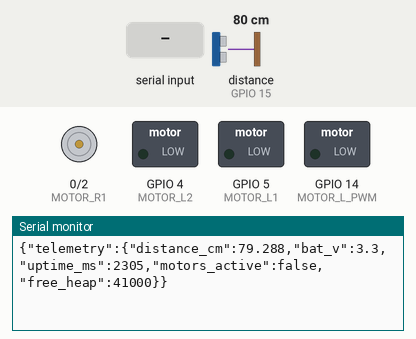
Simulated run of this sketch. Board: ESP32. Parts: motor-driver pin pairs drawn as motors (green arrow = first pin HIGH = forward, orange = second pin HIGH = backward, longer = more drive, scaled by the enable pin), switched loads named in the sketch (green lamp = pin HIGH), the last lines printed to the serial monitor. Wiring (inferred from the names in the program): ultrasonic range finder: trigger GPIO 13; echo GPIO 15. The inputs (shaded band) are chosen by the test bench; at power-on: distance to the obstacle (sensor on GPIO 15) 80 cm. The echo pulse lasts 58.3 µs per cm; pins used as bus, display or sensor lines are not drawn.

Above: at 2.4 s.
2.5 s: "set_speed\n" received over Serial
At 2.64 s:
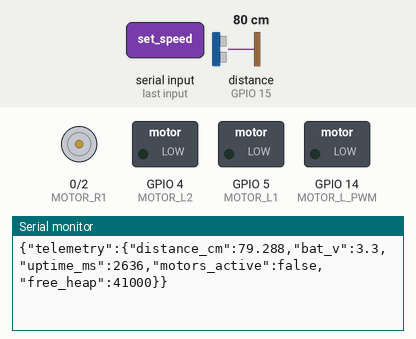
4.0 s: "1\n" received over Serial
At 4.18 s:
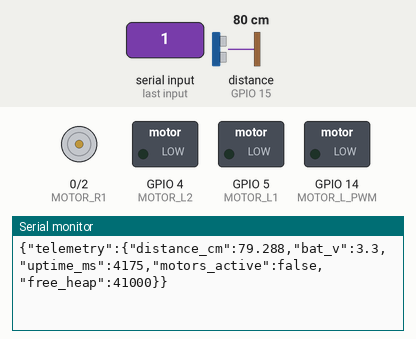
5.5 s: distance to the obstacle (sensor on GPIO 15) set to 250 cm
At 5.61 s:
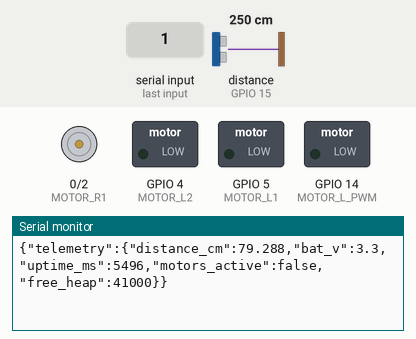
8.5 s: distance to the obstacle (sensor on GPIO 15) set to 97 cm
At 8.61 s:
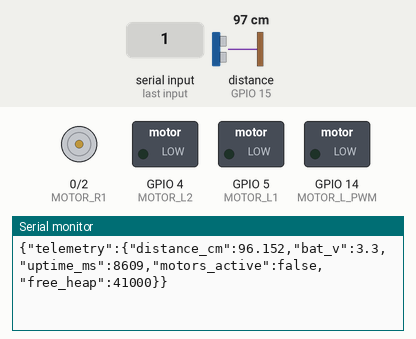
11.5 s: "stop\n" received over Serial
At 11.61 s:
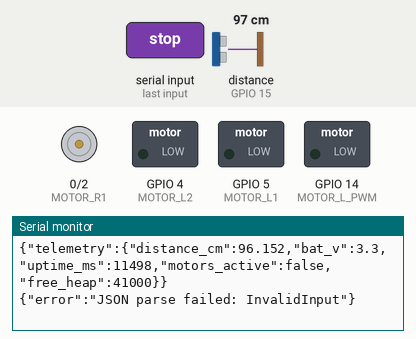
Timing chart, 0 to 14.5 s (numbered marks = the images above; inputs shaded):
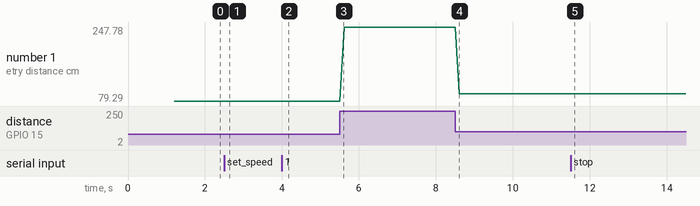

The sketch:

esp8266_code.ino
```cpp
#include <ArduinoJson.h>

// Motor pins (L298N driver)
#define MOTOR_L1 5    // D1 - Left motor direction 1
#define MOTOR_L2 4    // D2 - Left motor direction 2
#define MOTOR_R1 0    // D3 - Right motor direction 1
#define MOTOR_R2 2    // D4 - Right motor direction 2
#define MOTOR_L_PWM 14 // D5 - Left motor PWM (ENA)
#define MOTOR_R_PWM 12 // D6 - Right motor PWM (ENB)

// Ultrasonic sensor pins (HC-SR04)
#define TRIG_PIN 13   // D7
#define ECHO_PIN 15   // D8

// Status LED
#define LED_PIN 2     // Built-in LED

unsigned long lastTelemetry = 0;
unsigned long lastCommand = 0;
bool motorsActive = false;

void setup() {
  Serial.begin(115200);

  // Motor pins setup
  pinMode(MOTOR_L1, OUTPUT);
  pinMode(MOTOR_L2, OUTPUT);
  pinMode(MOTOR_R1, OUTPUT);
  pinMode(MOTOR_R2, OUTPUT);
  pinMode(MOTOR_L_PWM, OUTPUT);
  pinMode(MOTOR_R_PWM, OUTPUT);

  // Ultrasonic sensor pins
  pinMode(TRIG_PIN, OUTPUT);
  pinMode(ECHO_PIN, INPUT);

  // Status LED
  pinMode(LED_PIN, OUTPUT);

  stopMotors();

  // Startup indication
  for(int i = 0; i < 3; i++) {
    digitalWrite(LED_PIN, LOW);
    delay(200);
    digitalWrite(LED_PIN, HIGH);
    delay(200);
  }

  Serial.println("{\"status\":\"ESP8266 Motor Controller Ready\"}");
}

void loop() {
  handleSerial();

  // Send telemetry every 100ms
  if (millis() - lastTelemetry > 100) {
    sendTelemetry();
    lastTelemetry = millis();
  }

  // Safety timeout - stop motors if no command received for 1 second
  if (motorsActive && (millis() - lastCommand > 1000)) {
    stopMotors();
    motorsActive = false;
    Serial.println("{\"warning\":\"Motor timeout - stopped\"}");
  }

  // Blink LED when active
  if (motorsActive) {
    digitalWrite(LED_PIN, (millis() / 250) % 2);
  } else {
    digitalWrite(LED_PIN, HIGH);
  }
}

void handleSerial() {
  if (Serial.available()) {
    String json = Serial.readStringUntil('\n');
    json.trim();

    if (json.length() == 0) return;

    DynamicJsonDocument doc(512);
    DeserializationError error = deserializeJson(doc, json);

    if (error) {
      Serial.print("{\"error\":\"JSON parse failed: ");
      Serial.print(error.c_str());
      Serial.println("\"}");
      return;
    }

    lastCommand = millis();
    String cmd = doc["cmd"];

    if (cmd == "set_speed") {
      int left = doc["left"];
      int right = doc["right"];
      setMotorSpeeds(left, right);
      motorsActive = (left != 0 || right != 0);
    }
    else if (cmd == "stop") {
      stopMotors();
      motorsActive = false;
    }
    else if (cmd == "ping") {
      Serial.println("{\"pong\":\"ESP8266 alive\"}");
    }
    else {
      Serial.print("{\"error\":\"Unknown command: ");
      Serial.print(cmd);
      Serial.println("\"}");
    }
  }
}

void setMotorSpeeds(int left, int right) {
  // Clamp speeds to valid range
  left = constrain(left, -100, 100);
  right = constrain(right, -100, 100);

  // Left motor control
  if (left > 0) {
    digitalWrite(MOTOR_L1, HIGH);
    digitalWrite(MOTOR_L2, LOW);
  } else if (left < 0) {
    digitalWrite(MOTOR_L1, LOW);
    digitalWrite(MOTOR_L2, HIGH);
  } else {
    digitalWrite(MOTOR_L1, LOW);
    digitalWrite(MOTOR_L2, LOW);
  }

  // Right motor control
  if (right > 0) {
    digitalWrite(MOTOR_R1, HIGH);
    digitalWrite(MOTOR_R2, LOW);
  } else if (right < 0) {
    digitalWrite(MOTOR_R1, LOW);
    digitalWrite(MOTOR_R2, HIGH);
  } else {
    digitalWrite(MOTOR_R1, LOW);
    digitalWrite(MOTOR_R2, LOW);
  }

  // Set PWM speeds (ESP8266 PWM range is 0-1023)
  int leftPWM = map(abs(left), 0, 100, 0, 1023);
  int rightPWM = map(abs(right), 0, 100, 0, 1023);

  analogWrite(MOTOR_L_PWM, leftPWM);
  analogWrite(MOTOR_R_PWM, rightPWM);

  // Debug output
  if (left != 0 || right != 0) {
    Serial.print("{\"motor_debug\":{\"left\":");
    Serial.print(left);
    Serial.print(",\"right\":");
    Serial.print(right);
    Serial.print(",\"pwm_left\":");
    Serial.print(leftPWM);
    Serial.print(",\"pwm_right\":");
    Serial.print(rightPWM);
    Serial.println("}}");
  }
}

void stopMotors() {
  digitalWrite(MOTOR_L1, LOW);
  digitalWrite(MOTOR_L2, LOW);
  digitalWrite(MOTOR_R1, LOW);
  digitalWrite(MOTOR_R2, LOW);
  analogWrite(MOTOR_L_PWM, 0);
  analogWrite(MOTOR_R_PWM, 0);
}

float getDistance() {
  digitalWrite(TRIG_PIN, LOW);
  delayMicroseconds(2);
  digitalWrite(TRIG_PIN, HIGH);
  delayMicroseconds(10);
  digitalWrite(TRIG_PIN, LOW);

  long duration = pulseIn(ECHO_PIN, HIGH, 30000); // 30ms timeout
  if (duration == 0) return 999.0; // No echo

  return (duration * 0.034) / 2.0; // Convert to cm
}

void sendTelemetry() {
  DynamicJsonDocument doc(256);

  doc["telemetry"]["distance_cm"] = getDistance();
  doc["telemetry"]["bat_v"] = 3.3; // Placeholder - add real battery monitoring
  doc["telemetry"]["uptime_ms"] = millis();
  doc["telemetry"]["motors_active"] = motorsActive;
  doc["telemetry"]["free_heap"] = ESP.getFreeHeap();

  serializeJson(doc, Serial);
  Serial.println();
}
```

Measured:
- after the input at 2.5 s, the serial monitor: prints a new line at once (image 1)
- after the input at 4.0 s, the serial monitor: prints a new line at once (image 2)
- after the input at 8.5 s, the serial monitor: prints a new line after 0.11 s (image 4)
- after the input at 11.5 s, the serial monitor: prints a new line at once (image 5)
- plotted number 1: 79.29 → 247.78 after the input at 5.5 s, 247.78 → 96.15 after the input at 8.5 s
